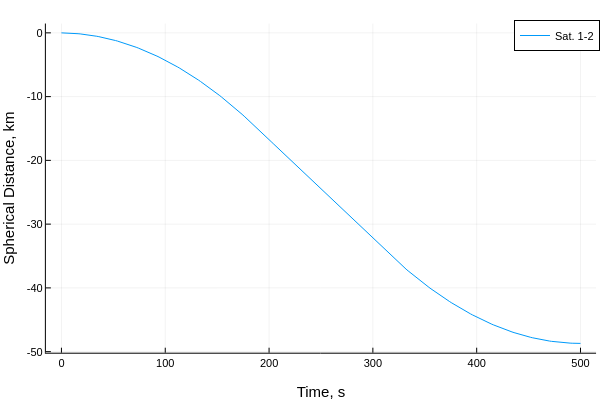

Notebook cell for this chart:
### Code cell
plot(thist,a_mks*Ωhist[2:end,:],label=permutedims(mylabel))
plot!(xlabel="Time, s", ylabel = "Spherical Distance, km")

### Figure 1 — Plotly figure (JSON) as saved in the notebook; plotly's stock layout.template omitted (floating-point values rounded to 4 significant figures; data arrays with more than 128 entries replaced by an {"elided": "..."} marker saying what was removed)
{"data": [{"colorbar": {"len": 0.9143, "title": "", "x": 0.9934, "y": 0.533}, "legendgroup": "Sat. 1-2", "line": {"color": "rgba(0, 154, 250, 1.000)", "dash": "solid", "shape": "linear", "width": 1}, "mode": "lines", "name": "Sat. 1-2", "showlegend": true, "type": "scatter", "x": {"elided": "251 int values"}, "xaxis": "x", "y": {"elided": "251 float values"}, "yaxis": "y", "zmax": null, "zmin": null}], "layout": {"annotations": [], "height": 400, "legend": {"bgcolor": "rgba(255, 255, 255, 1.000)", "bordercolor": "rgba(0, 0, 0, 1.000)", "borderwidth": 1, "font": {"color": "rgba(0, 0, 0, 1.000)", "family": "sans-serif", "size": 11}, "title": {"font": {"color": "rgba(0, 0, 0, 1.000)", "family": "sans-serif", "size": 15}, "text": ""}, "tracegroupgap": 0, "traceorder": "normal", "x": 1, "xanchor": "auto", "y": 1, "yanchor": "auto"}, "margin": {"b": 20, "l": 0, "r": 0, "t": 20}, "paper_bgcolor": "rgba(255, 255, 255, 1.000)", "plot_bgcolor": "rgba(255, 255, 255, 1.000)", "showlegend": true, "width": 600, "xaxis": {"anchor": "y", "domain": [0.07647, 0.9934], "gridcolor": "rgba(0, 0, 0, 0.100)", "gridwidth": 0.5, "linecolor": "rgba(0, 0, 0, 1.000)", "mirror": false, "range": [-15, 515], "showgrid": true, "showline": true, "showticklabels": true, "tickangle": 0, "tickcolor": "rgb(0, 0, 0)", "tickfont": {"color": "rgba(0, 0, 0, 1.000)", "family": "sans-serif", "size": 11}, "tickmode": "array", "ticks": "inside", "ticktext": ["0", "100", "200", "300", "400", "500"], "tickvals": [0, 100, 200, 300, 400, 500], "title": "Time, s", "titlefont": {"color": "rgba(0, 0, 0, 1.000)", "family": "sans-serif", "size": 15}, "type": "-", "visible": true, "zeroline": false, "zerolinecolor": "rgba(0, 0, 0, 1.000)"}, "yaxis": {"anchor": "x", "domain": [0.07581, 0.9902], "gridcolor": "rgba(0, 0, 0, 0.100)", "gridwidth": 0.5, "linecolor": "rgba(0, 0, 0, 1.000)", "mirror": false, "range": [-50.16, 1.459], "showgrid": true, "showline": true, "showticklabels": true, "tickangle": 0, "tickcolor": "rgb(0, 0, 0)", "tickfont": {"color": "rgba(0, 0, 0, 1.000)", "family": "sans-serif", "size": 11}, "tickmode": "array", "ticks": "inside", "ticktext": ["-50", "-40", "-30", "-20", "-10", "0"], "tickvals": [-50, -40, -30, -20, -10, 0], "title": "Spherical Distance, km", "titlefont": {"color": "rgba(0, 0, 0, 1.000)", "family": "sans-serif", "size": 15}, "type": "-", "visible": true, "zeroline": false, "zerolinecolor": "rgba(0, 0, 0, 1.000)"}}}
